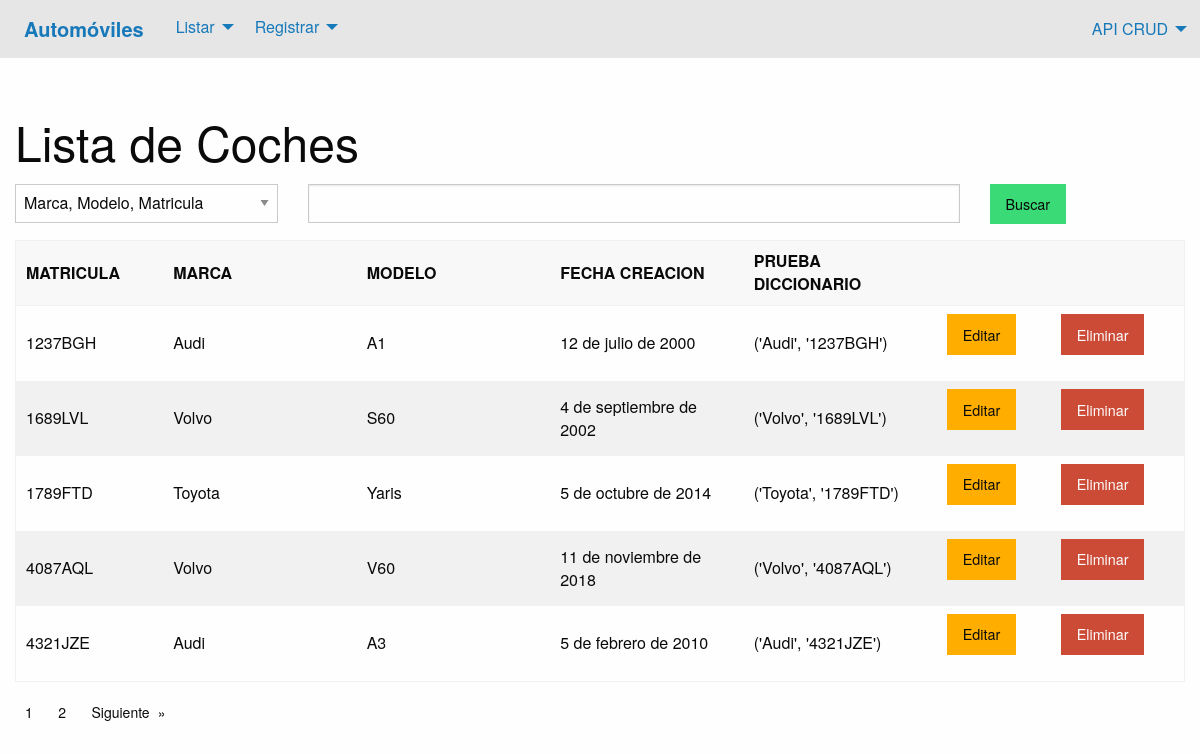
/lista-coches/, run on the app's committed database.
### applications/coche/models.py (models this page shows, shortened)
class Coche(models.Model):
    matricula = models.CharField('Matricula', max_length=7, unique=True)
    fecha_creacion = models.DateField('Fecha Creacion')
    modelo = models.ForeignKey('modelo.Modelo', verbose_name=("Modelo"), on_delete=models.SET_NULL, null=True)
    marca = models.ForeignKey('marca.Marca', verbose_name=("Marca"), on_delete=models.SET_NULL, null=True)
    MARCAS_COCHES=()
    objects = CocheManager()
    class Meta:
        verbose_name = 'Coche'
        verbose_name_plural = 'Coches'
        ordering = ['matricula']
    def dictionary(self):
        self.MARCAS_COCHES = (
            (self.marca.nombre, self.matricula)
            )
        return self.MARCAS_COCHES

### applications/marca/models.py (models this page shows)
class Marca(models.Model):
    nombre = models.CharField('Marca', max_length=50, unique=True)
    fecha_fundacion = models.DateField('Fundacion')
    telefono_atencion = models.IntegerField('Telefono', unique=True)
    objects = MarcaManager()
    class Meta:
        verbose_name = 'Marca'
        verbose_name_plural = 'Marcas'
        ordering = ['id']
    def __str__(self):
        return self.nombre

### applications/modelo/models.py (models this page shows, shortened)
class Modelo(models.Model):
    CARROCERIA_CHOICES=(
            ('0', 'Sedán'),
            ('1', 'Familiar'),
            ('2', 'Coupé'),
            ('3', 'Todoterreno'),
            ('4', 'Descapotable'),
            ('5', 'SUV'),
        )
    nombre = models.CharField('Modelo', max_length=50, unique=True)
    carroceria = models.CharField('Carroceria', max_length=1, choices=CARROCERIA_CHOICES)
    objects = ModeloManager()
    class Meta:
        verbose_name = 'Modelo'
        verbose_name_plural = 'Modelos'
        ordering = ['id']
    def __str__(self):
        return self.nombre

### applications/coche/views.py (the view)
# urls.py: path('lista-coches/', views.ListCochesListView.as_view(), name="list_coches"),
class ListCochesListView(ListView):
    context_object_name = 'lista_coches'
    template_name = 'coche/lista.html'
    paginate_by = 5
    def get_queryset(self):
        try:
            buscar_clave = self.request.GET.get("busqueda", '')
            if buscar_clave == 'Marca, Modelo, Matricula':
                palabra_clave = self.request.GET.get("kword", '')
                return Coche.objects.listar_coches_kword(palabra_clave)
            elif buscar_clave == 'Fecha inferior a Año-Mes-Dia':
                fecha_clave = self.request.GET.get("kword", '')
                return Coche.objects.listar_coches_ltfecha(fecha_clave)
            else:
                return Coche.objects.all()
        except:
            return Coche.objects.all()

### templates/coche/lista.html (shortened to what this page needs)
{% extends 'base.html' %}
{% block content %}
    {% include 'includes/header.html' %}
    <div class="grid-container"  style="margin-top:50px;">
        <div class="grid-x">
            <h1 class="cell">Lista de Coches</h1>
            <form class="cell grid-x grid-margin-x" method="GET">{% csrf_token %}
                <div class="cell large-3">
                    <select id="busqueda" name="busqueda">
                        <option>Marca, Modelo, Matricula</option>
                    </select>
                </div>
                <div class="cell large-7">
                    <input type="text" id="kword" name="kword" placeholder="">
                </div>
                <div class="cell large-2">
                    <button type="submit" class="submit success button">Buscar</button>
                </div>
            </form>
            <div class="cell">
                <table>
                    <thead>
                      <tr>
                        <th width="50">MATRICULA</th>
                        <th width="150">MARCA</th>
                        <th width="150">MODELO</th>
                        <th width="150">FECHA CREACION</th>
                        <th width="150">PRUEBA DICCIONARIO</th>
                        <th width="10"></th>
                        <th width="10"></th>
                      </tr>
                    </thead>
                    <tbody>
                        {% for c in lista_coches %}
                            <tr>
                                <td>{{c.matricula}}</td>
                                <td>{{c.marca}}</td>
                                <td>{{c.modelo}}</td>
                                <td>{{c.fecha_creacion}}</td>
                                <td>{{c.dictionary}}</td>
                                <td><a class="button warning" href="{% url 'coche_app:edit_coches' c.id %}">Editar</a></td>
                                <td><a class="alert button" href="{% url 'coche_app:delete_coches' c.id %}">Eliminar</a></td>
                            </tr>
                        {% endfor %}
                    </tbody>
                </table>
            </div>
                <div class="cell">
                    {% if is_paginated %}
                        <nav aria-label="Pagination">
                            <ul class="pagination">
                                {% for pagina in paginator.page_range %}
                                    <li><a href="?page={{pagina}}" aria-label="Page 2">{{pagina}}</a></li>
                                {% endfor %}
                                {% if page_obj.has_next %}
                                    <li class="pagination-next">
                                        <a href="?page={{page_obj.next_page_number}}">Siguiente</a>
                                    </li>
                                {% endif %}
                            </ul>
                        </nav>
                    {% endif %}
                </div>
        </div>
    </div>
{% endblock content%}

### templates/base.html (shortened to what this page needs)
{% load static %}
<html>
    <head>
        <link rel="stylesheet" href="{% static 'css/foundation.min.css' %}">
    </head>
    <body>
       {% block content %}
       {% endblock content %}
    </body>
</html>

### templates/includes/header.html (shortened to what this page needs)
<div class="top-bar">
    <div class="top-bar-left">
      <ul class="dropdown menu" data-dropdown-menu>
        <li style="font-size:20px; font-weight:bold;"><a href="{% url 'marca_app:inicio' %}">Automóviles</a></li>
        <li>
          <a href="{% url 'coche_app:list_coches' %}">Listar</a>
        </li>
        <li>
          <a href="{% url 'coche_app:regist_coches' %}">Registrar</a>
        </li>
      </ul>
    </div>
    <div class="top-bar-right">
      <ul class="dropdown menu" data-dropdown-menu>
        <li>
          <a href="{% url 'coche_app:list_coches' %}">API CRUD</a>
        </li>
      </ul>
    </div>
  </div>

### data on the page
Coche: matricula "1237BGH", marca "Audi", modelo "A1", fecha_creacion "12 de julio de 2000", dictionary "('Audi', '1237BGH')"
Coche: matricula "1689LVL", marca "Volvo", modelo "S60", fecha_creacion "4 de septiembre de 2002", dictionary "('Volvo', '1689LVL')"
Coche: matricula "1789FTD", marca "Toyota", modelo "Yaris", fecha_creacion "5 de octubre de 2014", dictionary "('Toyota', '1789FTD')"
Coche: matricula "4087AQL", marca "Volvo", modelo "V60", fecha_creacion "11 de noviembre de 2018", dictionary "('Volvo', '4087AQL')"
Coche: matricula "4321JZE", marca "Audi", modelo "A3", fecha_creacion "5 de febrero de 2010", dictionary "('Audi', '4321JZE')"

### other printed values
{{ pagina }} "1" "2"
